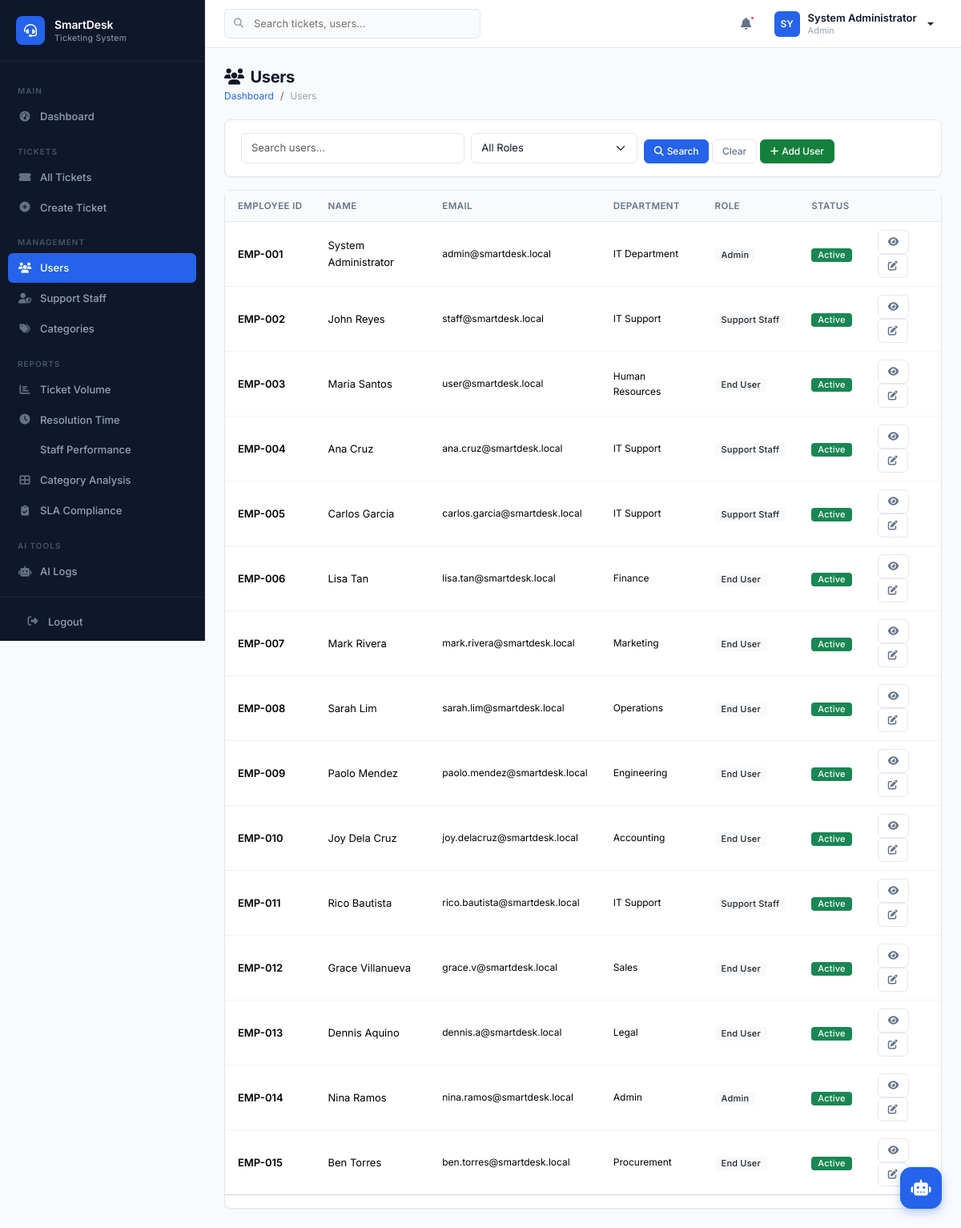
The app's page /modules/users/index.php (signed in) with its own data.
### tables this page shows
CREATE TABLE IF NOT EXISTS users (
    user_id INT AUTO_INCREMENT PRIMARY KEY,
    employee_id VARCHAR(20) NOT NULL UNIQUE,
    full_name VARCHAR(100) NOT NULL,
    department VARCHAR(100) DEFAULT NULL,
    email VARCHAR(150) NOT NULL UNIQUE,
    contact_number VARCHAR(20) DEFAULT NULL,
    password_hash VARCHAR(255) NOT NULL,
    role ENUM('Admin','Support Staff','End User') NOT NULL DEFAULT 'End User',
    status ENUM('Active','Inactive') NOT NULL DEFAULT 'Active',
    created_datetime DATETIME NOT NULL DEFAULT CURRENT_TIMESTAMP,
    updated_datetime DATETIME NOT NULL DEFAULT CURRENT_TIMESTAMP ON UPDATE CURRENT_TIMESTAMP,
    INDEX idx_users_role (role),
    INDEX idx_users_status (status),
    INDEX idx_users_email (email)
);

### includes/auth.php (called while the page is built, shortened)
<?php
function getBaseUrl() {
    $scriptDir = dirname($_SERVER['SCRIPT_NAME']);
    $dir = realpath(dirname($_SERVER['SCRIPT_FILENAME']));
    $projectRoot = realpath(__DIR__ . '/..');
    $relative = str_replace($projectRoot, '', $dir);
    $depth = substr_count($relative, DIRECTORY_SEPARATOR);
    $base = $scriptDir;
    for ($i = 0; $i < $depth; $i++) {
        $base = dirname($base);
    }
    return rtrim($base, '/');
}

### includes/functions.php (called while the page is built, shortened)
<?php
function e($string) {
    return htmlspecialchars($string ?? '', ENT_QUOTES, 'UTF-8');
}
function paginate($totalRecords, $perPage = 15, $currentPage = 1) {
    $totalPages = max(1, ceil($totalRecords / $perPage));
    $currentPage = max(1, min($currentPage, $totalPages));
    $offset = ($currentPage - 1) * $perPage;
    return [
        'total' => $totalRecords,
        'per_page' => $perPage,
        'current_page' => $currentPage,
        'total_pages' => $totalPages,
        'offset' => $offset
    ];
}

### modules/users/index.php (the view, shortened to what this page needs)
<?php
require_once __DIR__ . '/../../includes/header.php';
$pdo = getDBConnection();
$search = trim($_GET['search'] ?? '');
$roleFilter = $_GET['role'] ?? '';
$page = max(1, intval($_GET['page'] ?? 1));
$where = [];
$params = [];
$whereSQL = $where ? 'WHERE ' . implode(' AND ', $where) : '';
$total = $pdo->prepare("SELECT COUNT(*) FROM users $whereSQL"); $total->execute($params); $total = $total->fetchColumn();
$pagination = paginate($total, 15, $page);
$stmt = $pdo->prepare("SELECT * FROM users $whereSQL ORDER BY created_datetime DESC LIMIT {$pagination['per_page']} OFFSET {$pagination['offset']}");
$stmt->execute($params);
$users = $stmt->fetchAll();
?>
<div class="page-header">
    <h1><i class="fas fa-users me-2"></i>Users</h1>
    <nav aria-label="breadcrumb"><ol class="breadcrumb"><li class="breadcrumb-item"><a href="<?= $baseUrl ?>/dashboard.php">Dashboard</a></li><li class="breadcrumb-item active">Users</li></ol></nav>
</div>
<div class="card mb-3">
    <div class="card-body py-3">
        <form method="GET" class="row g-2 align-items-end">
            <div class="col-md-4"><input type="text" name="search" class="form-control form-control-sm" placeholder="Search users..." value="<?= e($search) ?>"></div>
            <div class="col-md-3">
                <select name="role" class="form-select form-select-sm">
                    <option value="">All Roles</option>
                </select>
            </div>
            <div class="col-md-5">
                <button type="submit" class="btn btn-sm btn-primary"><i class="fas fa-search me-1"></i>Search</button>
                <a href="index.php" class="btn btn-sm btn-outline-secondary">Clear</a>
                <a href="create.php" class="btn btn-sm btn-success"><i class="fas fa-plus me-1"></i>Add User</a>
            </div>
        </form>
    </div>
</div>
<div class="card">
    <div class="card-body p-0">
        <div class="table-responsive">
            <table class="table">
                <thead><tr><th>Employee ID</th><th>Name</th><th>Email</th><th>Department</th><th>Role</th><th>Status</th><th></th></tr></thead>
                <tbody>
                    <?php foreach ($users as $u): ?>
                    <tr>
                        <td class="fw-600"><?= e($u['employee_id']) ?></td>
                        <td><?= e($u['full_name']) ?></td>
                        <td class="fs-sm"><?= e($u['email']) ?></td>
                        <td class="fs-sm"><?= e($u['department'] ?? '—') ?></td>
                        <td><span class="badge bg-light text-dark"><?= e($u['role']) ?></span></td>
                        <td><span class="badge <?= $u['status'] === 'Active' ? 'bg-success' : 'bg-secondary' ?>"><?= e($u['status']) ?></span></td>
                        <td>
                            <a href="view.php?id=<?= $u['user_id'] ?>" class="btn btn-sm btn-outline-secondary"><i class="fas fa-eye"></i></a>
                            <a href="edit.php?id=<?= $u['user_id'] ?>" class="btn btn-sm btn-outline-secondary"><i class="fas fa-edit"></i></a>
                        </td>
                    </tr>
                    <?php endforeach; ?>
                </tbody>
            </table>
        </div>
        <div class="card-footer bg-transparent py-2"><?= renderPagination($pagination, array_filter(['search'=>$search,'role'=>$roleFilter])) ?></div>
    </div>
</div>
<?php require_once __DIR__ . '/../../includes/footer.php'; ?>

### assets/css/app.css (style rules this page uses)
:root { --sidebar-width: 256px; --topbar-height: 60px; --slate-50: #f8fafc; --slate-100: #f1f5f9; --slate-200: #e2e8f0; --slate-300: #cbd5e1; --slate-400: #94a3b8; --slate-500: #64748b; --slate-600: #475569; --slate-700: #334155; --slate-800: #1e293b; --slate-900: #0f172a; --brand-50: #eff6ff; --brand-100: #dbeafe; --brand-500: #3b82f6; --brand-600: #2563eb; --brand-700: #1d4ed8; --success-50: #f0fdf4; --success-500: #22c55e; --success-700: #15803d; --warning-50: #fffbeb; --warning-500: #f59e0b; --warning-700: #b45309; --danger-50: #fef2f2; --danger-500: #ef4444; --danger-700: #b91c1c; --info-50: #ecfeff; --info-500: #06b6d4; --info-700: #0e7490; --body-bg: var(--slate-50); --card-bg: #ffffff; --border-color: var(--slate-200); --text-primary: var(--slate-900); --text-secondary: var(--slate-500); --text-muted: var(--slate-400); --shadow-xs: 0 1px 2px rgba(0,0,0,0.04); --shadow-sm: 0 1px 3px rgba(0,0,0,0.06), 0 1px 2px rgba(0,0,0,0.04); --shadow-md: 0 4px 6px -1px rgba(0,0,0,0.06), 0 2px 4px -2px rgba(0,0,0,0.04); --shadow-lg: 0 10px 15px -3px rgba(0,0,0,0.08), 0 4px 6px -4px rgba(0,0,0,0.03); --radius: 8px; --radius-lg: 12px; --transition: all 0.15s ease; }
*,*::before,*::after { box-sizing: border-box; }
body { font-family: 'Inter', -apple-system, BlinkMacSystemFont, 'Segoe UI', sans-serif; background: var(--body-bg); color: var(--text-primary); font-size: 13.5px; line-height: 1.6; margin: 0; -webkit-font-smoothing: antialiased; }
a { color: var(--brand-600); text-decoration: none; }
.page-header { margin-bottom: 20px; }
.page-header h1 { font-size: 20px; font-weight: 700; margin: 0 0 2px; color: var(--text-primary); letter-spacing: -0.02em; }
.breadcrumb { background: none; padding: 0; margin: 0; font-size: 12px; }
.breadcrumb-item a { color: var(--brand-600); }
.breadcrumb-item.active { color: var(--text-muted); }
.card { background: var(--card-bg); border: 1px solid var(--border-color); border-radius: var(--radius); box-shadow: var(--shadow-xs); }
.card-body { padding: 20px; }
.table { margin: 0; font-size: 13px; }
.table thead th { background: var(--slate-50); border-bottom: 1px solid var(--border-color); font-weight: 600; font-size: 11.5px; text-transform: uppercase; letter-spacing: 0.4px; color: var(--text-secondary); padding: 10px 16px; white-space: nowrap; }
.table tbody td { padding: 10px 16px; border-bottom: 1px solid var(--slate-100); vertical-align: middle; }
.table tbody tr:last-child td { border-bottom: none; }
.badge { font-weight: 500; font-size: 11px; padding: 3px 8px; border-radius: 4px; letter-spacing: 0.2px; }
.btn { font-weight: 500; font-size: 13px; padding: 7px 16px; border-radius: 6px; transition: var(--transition); letter-spacing: -0.01em; }
.btn-primary { background: var(--brand-600); border-color: var(--brand-600); }
.btn-success { background: var(--success-700); border-color: var(--success-700); }
.btn-outline-secondary { border-color: var(--border-color); color: var(--text-secondary); }
.btn-sm { font-size: 12px; padding: 5px 12px; }
.form-control, .form-select { border: 1px solid var(--border-color); border-radius: 6px; padding: 8px 12px; font-size: 13px; transition: var(--transition); color: var(--text-primary); }
.fw-600 { font-weight: 600; }
.fs-sm { font-size: 12px; }

### records on screen
users: employee "EMP-001", full_name "System Administrator", email "admin@smartdesk.local", department "IT Department", role "Admin", status "Active"
users: employee "EMP-002", full_name "John Reyes", email "staff@smartdesk.local", department "IT Support", role "Support Staff", status "Active"
users: employee "EMP-003", full_name "Maria Santos", email "user@smartdesk.local", department "Human Resources", role "End User", status "Active"
users: employee "EMP-004", full_name "Ana Cruz", email "ana.cruz@smartdesk.local", department "IT Support", role "Support Staff", status "Active"
users: employee "EMP-005", full_name "Carlos Garcia", email "carlos.garcia@smartdesk.local", department "IT Support", role "Support Staff", status "Active"
users: employee "EMP-006", full_name "Lisa Tan", email "lisa.tan@smartdesk.local", department "Finance", role "End User", status "Active"
users: employee "EMP-007", full_name "Mark Rivera", email "mark.rivera@smartdesk.local", department "Marketing", role "End User", status "Active"
users: employee "EMP-008", full_name "Sarah Lim", email "sarah.lim@smartdesk.local", department "Operations", role "End User", status "Active"
users: employee "EMP-009", full_name "Paolo Mendez", email "paolo.mendez@smartdesk.local", department "Engineering", role "End User", status "Active"
users: employee "EMP-010", full_name "Joy Dela Cruz", email "joy.delacruz@smartdesk.local", department "Accounting", role "End User", status "Active"
users: employee "EMP-011", full_name "Rico Bautista", email "rico.bautista@smartdesk.local", department "IT Support", role "Support Staff", status "Active"
users: employee "EMP-012", full_name "Grace Villanueva", email "grace.v@smartdesk.local", department "Sales", role "End User", status "Active"
users: employee "EMP-013", full_name "Dennis Aquino", email "dennis.a@smartdesk.local", department "Legal", role "End User", status "Active"
users: employee "EMP-014", full_name "Nina Ramos", email "nina.ramos@smartdesk.local", department "Admin", role "Admin", status "Active"
users: employee "EMP-015", full_name "Ben Torres", email "ben.torres@smartdesk.local", department "Procurement", role "End User", status "Active"

### other values on screen
substr(getCurrentUserName(), 0, 2) "SY"
getCurrentUserName() "System Administrator"
getCurrentUserRole() "Admin"
